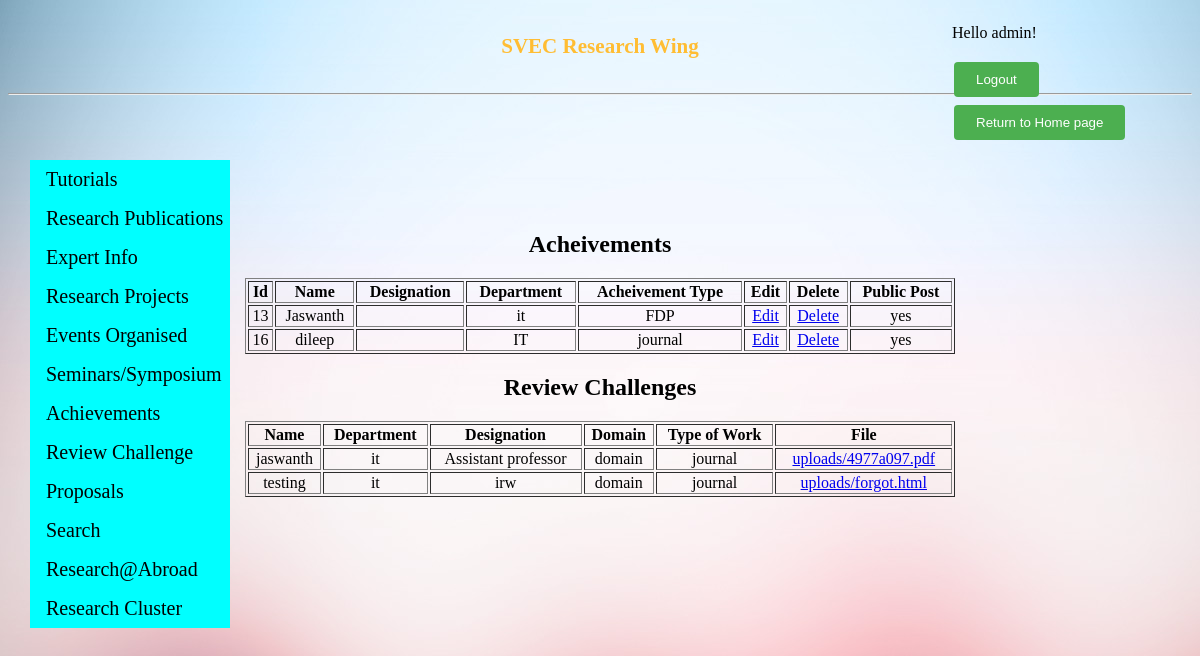
The page /admin/ahome.php (signed in) on the database as committed earlier.
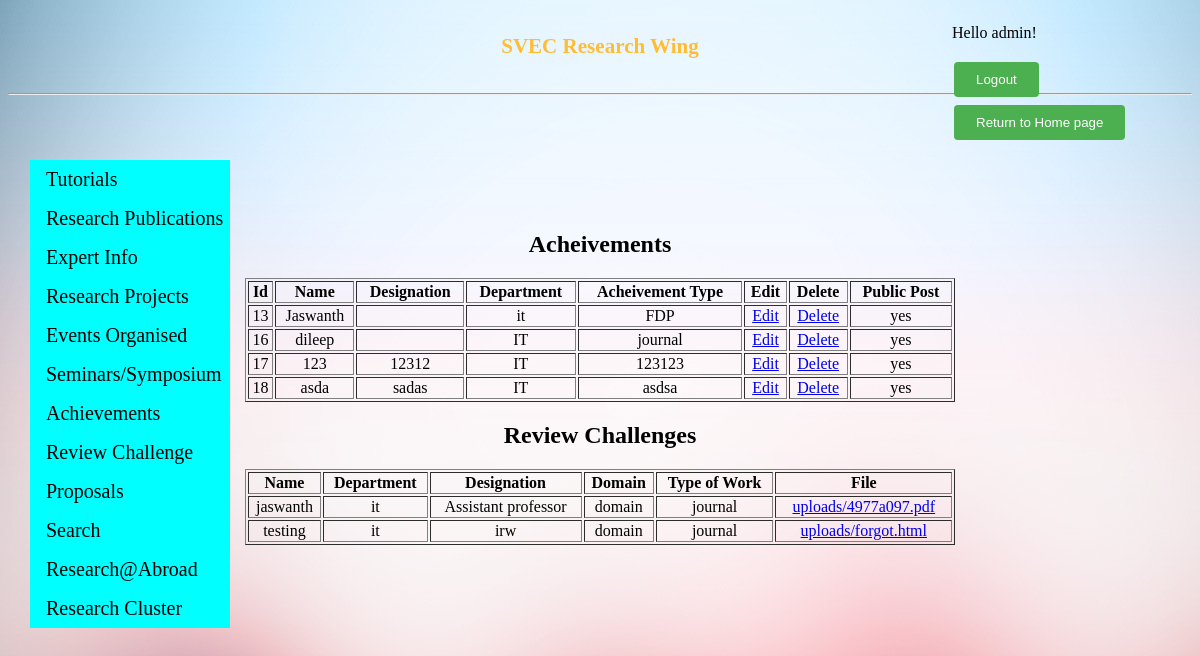
The same page on the database as committed later.
### tables this page shows
CREATE TABLE `achlist` (
  `id` int(11) NOT NULL,
  `name` varchar(30) NOT NULL,
  `designation` varchar(30) NOT NULL,
  `dept` varchar(30) NOT NULL,
  `acheivement` varchar(30) NOT NULL,
  `public` varchar(5) NOT NULL
);

CREATE TABLE `rc` (
  `name` varchar(200) NOT NULL,
  `dept` varchar(200) NOT NULL,
  `designation` varchar(30) NOT NULL,
  `domain` varchar(40) NOT NULL,
  `wtype` varchar(40) NOT NULL,
  `file` varchar(800) NOT NULL
);

### admin/ahome.php (the view, shortened to what this page needs)
<!DOCTYPE html>
<html>
	<head>
	</head>
	<?php
	$user = $_SESSION['user'];
	?>
	<body>
		<div id="header">
			<h3>SVEC Research Wing</h3>
		</div>
		<hr>
		<div id="aside">
			<p>Hello <?php Print "$user"?>!</p>
			<a href="http://localhost/svecrw/user/logout.php"><input type="button" value="Logout"></a>
			<a href="http://localhost/svecrw/ahome.php"><input type="button" value="Return to Home page"></a>
		</div>
		<div id="section">
		<ul>
			<li><a href="http://localhost/svecrw/public/tutorials.php">Tutorials</a></li>
			<li><a href="http://localhost/svecrw/user/rpublications.php">Research Publications</a></li>
			<li><a href="http://localhost/svecrw/user/expertinfo.php">Expert Info</a></li>
			<li><a href="http://localhost/svecrw/user/rprojects.php">Research Projects</a></li>
			<li><a href="http://localhost/svecrw/user/events.php">Events Organised</a></li>
			<li><a href="http://localhost/svecrw/user/seminars.php">Seminars/Symposium</a></li>
			<li><a href="http://localhost/svecrw/user/acheivements.php">Achievements</a></li>
			<li><a href="http://localhost/svecrw/user/rc.php">Review Challenge</a></li>
			<li><a href="http://localhost/svecrw/user/proposals.php">Proposals</a></li>
			<li><a href="http://localhost/svecrw/search.php">Search</a></li>
			<li><a href="http://localhost/svecrw/public/rabroad.php">Research@Abroad</a></li>
			<li><a href="http://localhost/svecrw/pending/rcluster.html">Research Cluster</a></li>
		</ul>
		</div>
		<br><br><br><br><br><br>
		<h2 align="center">Acheivements</h2>
		<table border="1px" width="60%" align ="center">
			<tr>
				<th>Id</th>
				<th>Name</th>
				<th>Designation</th>
				<th>Department</th>
				<th>Acheivement Type</th>
				<th>Edit</th>
				<th>Delete</th>
				<th>Public Post</th>
			</tr>
			<?php
				$query = mysql_query("Select * from achlist");
				while($row = mysql_fetch_array($query))
				{
					Print "<tr>";
						Print '<td align="center">'. $row['id'] . "</td>";
						Print '<td align="center">'. $row['name'] . "</td>";
						Print '<td align="center">'. $row['designation'] . "</td>";
						Print '<td align="center">'. $row['dept'] . "</td>";
						Print '<td align="center">'. $row['acheivement'] . "</td>";
						Print '<td align="center"><a href="achedit.php?id='. $row['id'] .'">Edit</a> </td>';
						Print '<td align="center"><a href="#" onclick="myFunction('.$row['id'].')">Delete</a> </td>';
						Print '<td align="center">'. $row['public']. "</td>";
					Print "</tr>";
				}
			?>
		</table>
		<h2 align="center">Review Challenges</h2>
		<table border="1px" width="60%" align ="center">
			<tr>
				<th>Name</th>
				<th>Department</th>
				<th>Designation</th>
				<th>Domain</th>
				<th>Type of Work</th>
				<th>File</th>
			</tr>
			<?php
				$query = mysql_query("Select * from rc");
				while($row = mysql_fetch_array($query))
				{
					Print "<tr>";
						Print '<td align="center">'. $row['name'] . "</td>";
						Print '<td align="center">'. $row['dept'] . "</td>";
						Print '<td align="center">'. $row['designation'] . "</td>";
						Print '<td align="center">'. $row['domain'] . "</td>";
						Print '<td align="center">'. $row['wtype'] . "</td>";
						Print '<td align="center"> <a href="/svecrw/'.$row['file'].'" target="blank">'. $row['file'].'</a></td>';
					Print "</tr>";
				}
			?>
		</table>
	</body>
</html>

Rows that differ between the two databases and show on the page:
added achlist: id "17", name "123", designation "12312", dept "IT", acheivement "123123", public "yes"
added achlist: id "18", name "asda", designation "sadas", dept "IT", acheivement "asdsa", public "yes"
